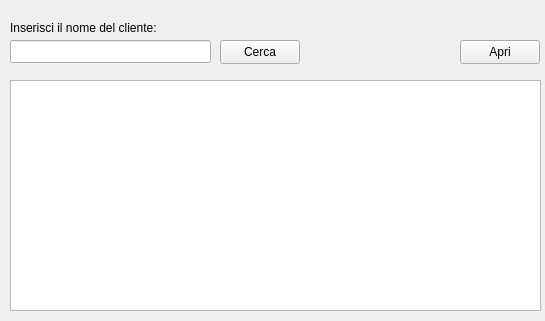
<?xml version="1.0" encoding="UTF-8"?>
<ui version="4.0">
 <class>RicercaClienteTessera</class>
 <widget class="QWidget" name="RicercaClienteTessera">
  <property name="geometry">
   <rect>
    <x>0</x>
    <y>0</y>
    <width>545</width>
    <height>321</height>
   </rect>
  </property>
  <property name="windowTitle">
   <string>Ricerca cliente per la Tessera</string>
  </property>
  <widget class="QLabel" name="label">
   <property name="geometry">
    <rect>
     <x>10</x>
     <y>20</y>
     <width>221</width>
     <height>16</height>
    </rect>
   </property>
   <property name="text">
    <string>Inserisci il nome del cliente:</string>
   </property>
  </widget>
  <widget class="QLineEdit" name="line_barra">
   <property name="geometry">
    <rect>
     <x>10</x>
     <y>40</y>
     <width>201</width>
     <height>23</height>
    </rect>
   </property>
  </widget>
  <widget class="QPushButton" name="btn_cerca">
   <property name="geometry">
    <rect>
     <x>220</x>
     <y>40</y>
     <width>80</width>
     <height>24</height>
    </rect>
   </property>
   <property name="text">
    <string>Cerca</string>
   </property>
  </widget>
  <widget class="QPushButton" name="btn_apri">
   <property name="geometry">
    <rect>
     <x>460</x>
     <y>40</y>
     <width>80</width>
     <height>24</height>
    </rect>
   </property>
   <property name="text">
    <string>Apri</string>
   </property>
  </widget>
  <widget class="QListView" name="lista_clienti">
   <property name="geometry">
    <rect>
     <x>10</x>
     <y>80</y>
     <width>531</width>
     <height>231</height>
    </rect>
   </property>
  </widget>
 </widget>
 <resources/>
 <connections/>
</ui>
